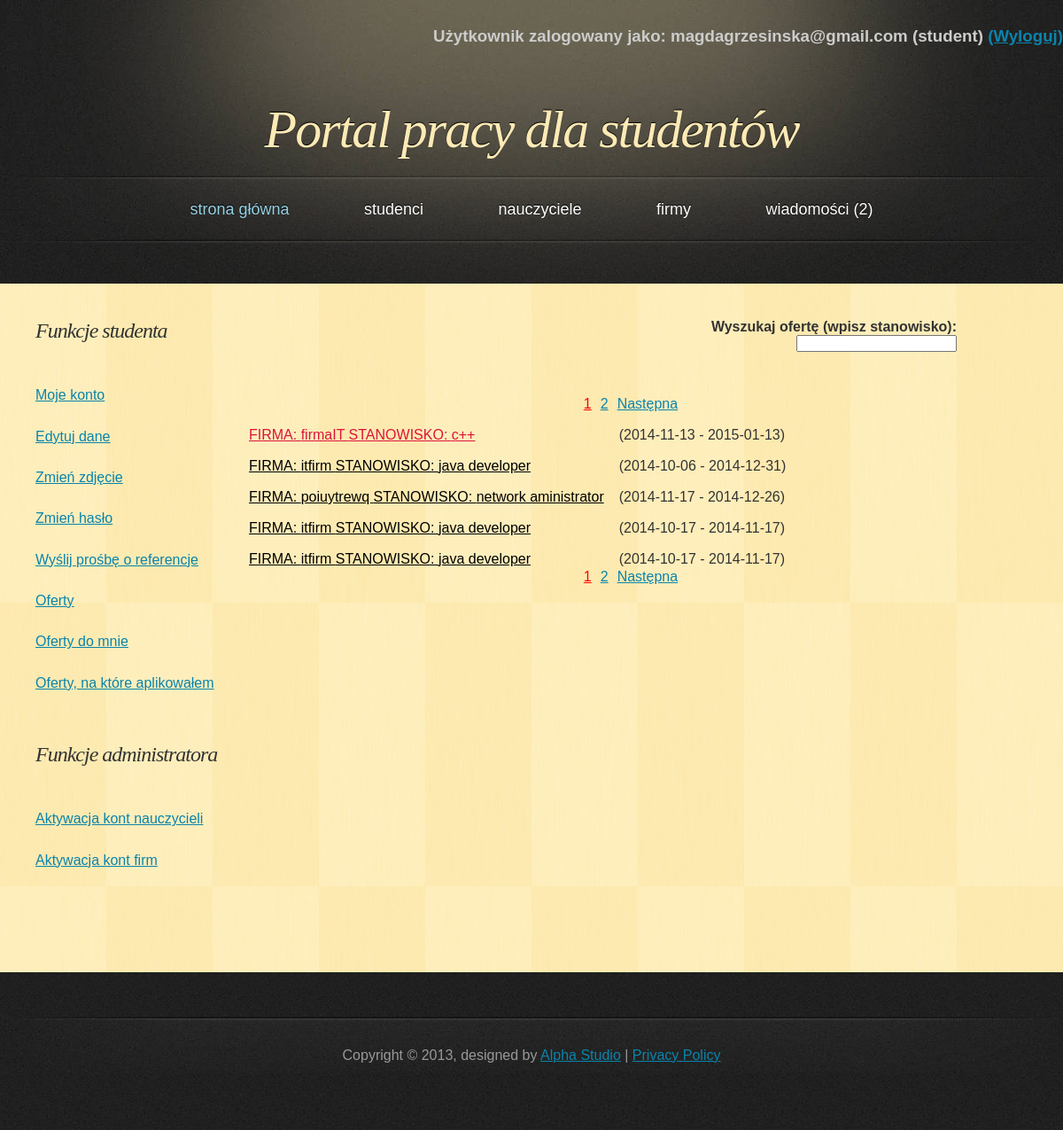
The app's page /PortalPracy/php/list_offer_all.php (signed in) with its own data.
### tables this page shows
CREATE TABLE IF NOT EXISTS `offer` (
  `offer_id` int(11) NOT NULL AUTO_INCREMENT,
  `company_id` int(11) NOT NULL,
  `job` varchar(40) NOT NULL,
  `description` text NOT NULL,
  `requirements` text NOT NULL,
  `place_of_work` varchar(25) NOT NULL,
  `employment_status` text NOT NULL,
  `number_of_hours` int(11) NOT NULL,
  `length_of_contract` varchar(40) NOT NULL,
  `salary` int(11) NOT NULL,
  `date_from` date NOT NULL,
  `date_to` date NOT NULL,
  PRIMARY KEY (`offer_id`),
  KEY `company_id` (`company_id`)
);

CREATE TABLE IF NOT EXISTS `company` (
  `company_id` int(11) NOT NULL AUTO_INCREMENT,
  `name` varchar(50) NOT NULL,
  `address` varchar(50) NOT NULL,
  `telephone` varchar(11) NOT NULL,
  `e_mail` varchar(50) NOT NULL,
  `password` varchar(100) NOT NULL,
  `active` tinyint(1) NOT NULL,
  `account_creation_date` date NOT NULL,
  `photoname` varchar(30) NOT NULL,
  PRIMARY KEY (`company_id`)
);

### PortalPracy/php/classDatabase.php (called while the page is built, shortened)
<?php
class Database {
    private $db;
    function __construct() {
        $this->server = 'localhost';
        $this->user = 'root';
        $this->password = '';
        $this->basename = 'data_base';
        $this->db = new mysqli($this->server, $this->user, $this->password, $this->basename);
        if ($this->db->connect_error) {
            die('Blad polaczenia z baza danych (' . $this->db->connect_errno . ') ' . $this->db->connect_error);
        } else {
            $this->db->query("SET NAMES 'utf8'");
        }
    }
    function get_offer_number() {
        if ($result = $this->db->query("SELECT * FROM `offer`")) {
            $all_offers = $result->num_rows;
        }
        return $all_offers;
    }
    function get_offer_list($start, $onpage) {
        if ($result = $this->db->query("SELECT * FROM `offer` o JOIN `company` c ON o.`company_id`=c.`company_id` ORDER BY `date_to` DESC LIMIT $start, $onpage ")) {
            return $result;
        }
    }
}

### PortalPracy/php/list_offer_all.php (the view, shortened to what this page needs)
<!DOCTYPE html>
<html>
    <head>
        <link href="../css/style.css" rel="stylesheet" type="text/css" />
    </head>
    <body>
        <div id="header">
            <?php
            include_once 'classPage.php';
            $page = new Page;
            $page->dologinfo();
            ?>
            <h1><a href="index.php">Portal pracy dla studentów</a></h1>
        </div>
        <?php
        $page->domenu();
        ?>
        <div id="main">
            <div id="content">
                <?php
                if (isset($_SESSION['name'])) {
                    if (($_SESSION['usertype'] == 'student') or $_SESSION['usertype'] == 'nauczyciel') {
                        ?>
                <div class="search">
                    <h4>Wyszukaj ofertę (wpisz stanowisko):</h4>
                    <form>
                        <span class='tooltips'><input type="text" onkeyup="show_hint(this.value, 'hint_offer_all.php?q=')">
                        </span>
                    </form>
                </div>
                <?php
                        include_once 'classDatabase.php';
                        $db = new Database();
                        $onpage = 5;
                        $all = $db->get_offer_number();
                        $start = $page->dopaging($onpage, $all, "list_offer_all.php?");
                        $result = $db->get_offer_list($start, $onpage);
                        echo "<table><tbody>";
                        while ($obj = $result->fetch_object()) {
                            echo "<tr>";
                            echo "<td><a href='offer_description.php?id=" . $obj->offer_id . "'";
                            $today = date('Y-m-d', time());
                            if ($today >= $obj->date_from && $today <= $obj->date_to) {
                                echo "class=offer_active";
                            } else {
                                echo "class=offer_inactive";
                            }
                            echo ">FIRMA: " . $obj->name . " STANOWISKO: " . $obj->job . "</a></td>";
                            echo "<td>(".$obj->date_from."   -   ".$obj->date_to.")</td>";
                            echo "</tr>";
                        }
                        echo "</tbody></table>";
                    }
                } else {
                    echo "<h3>Aby zobaczyć listę ofert, musisz się <a href='login.php'>zalogować</a></h3>";
                }
                ?>
            </div>
            <div id="sidebar">
            </div>
            <div class="clearing">&nbsp;</div>
        </div>
    </body>
</html>

### PortalPracy/css/style.css (style rules this page uses)
* { margin: 0; padding: 0; }
body { font: 16px "Trebuchet MS", Arial, Helvetica, sans-serif; color: #333333; background: #202020 url('../images/bg.jpg'); }
h1, h2 { font-family: Georgia, Times, serif; font-weight: normal; font-style: italic; }
h1 { font-size: 3em; letter-spacing: -2px; }
a { text-decoration: underline; color: #0A84AC; }
#header, #menu, #footer { margin: 0 auto; width: 1200px; }
#header { height: 197px; background: #202020 url('../images/header.jpg'); }
#header h1 { font-size: 60px; text-align: center; text-shadow: 0px -1px 1px #000000; color: #FDEAB5; padding-top: 60px; }
#header h1 a { text-decoration: none; color: #FDEAB5; }
#main { width: 1120px; margin: 0 auto 50px auto; padding: 40px 40px 0 40px; background: #FEEBB2 url('../images/main.jpg'); }
#content { float: right; width: 80%; padding: 0 0 20px 0; }
#sidebar { float: left; width: 20%; padding: 0 0 20px 0; }
.clearing { clear: both; height: 1px; overflow: hidden; }
form { margin: 0; }
td { padding-left: 15px; padding-top: 15px; }
.search { text-align: right; margin: auto 80px 50px auto; }
span.tooltips { position: relative; display: inline; }
.offer_active { color:crimson; }
.offer_inactive { color:black; }

### records on screen
offer: company.name "firmaIT", job "c++", date_from "2014-11-13", date_to "2015-01-13"
offer: company.name "itfirm", job "java developer", date_from "2014-10-06", date_to "2014-12-31"
offer: company.name "poiuytrewq", job "network aministrator", date_from "2014-11-17", date_to "2014-12-26"
offer: company.name "itfirm", job "java developer", date_from "2014-10-17", date_to "2014-11-17"
offer: company.name "itfirm", job "java developer", date_from "2014-10-17", date_to "2014-11-17"

### other values on screen
$_SESSION['name'] "magdagrzesinska@gmail.com"
$_SESSION['usertype'] "student"
$num_mes "2"
